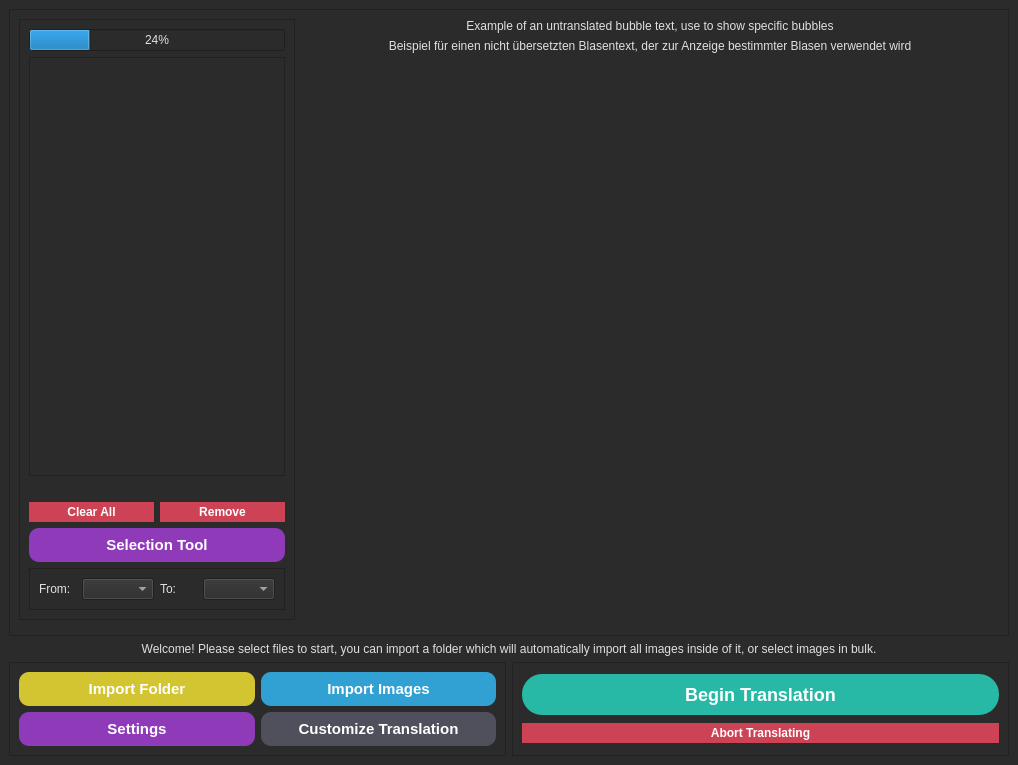
<?xml version="1.0" encoding="UTF-8"?>
<ui version="4.0">
 <class>MainWindow</class>
 <widget class="QMainWindow" name="MainWindow">
  <property name="geometry">
   <rect>
    <x>0</x>
    <y>0</y>
    <width>1018</width>
    <height>765</height>
   </rect>
  </property>
  <property name="windowTitle">
   <string>MainWindow</string>
  </property>
  <property name="styleSheet">
   <string notr="true">QMainWindow {

    background-color: #2b2b2b;

    color: #e0e0e0;

}


QMenuBar {

    background-color: #3b3b3b;

    color: #e0e0e0;

}


QMenuBar::item {

    spacing: 3px;

    padding: 2px 10px;

    background-color: #3b3b3b;

    color: #e0e0e0;

}


QMenuBar::item:selected {

    background-color: #4b4b4b;

}


QMenu {

    background-color: #3b3b3b;

    color: #e0e0e0;

    border: 1px solid #4b4b4b;

}


QMenu::item {

    background-color: #3b3b3b;

    color: #e0e0e0;

    padding: 5px 10px;

}


QMenu::item:selected {

    background-color: #4b4b4b;

}


QToolTip {

    background-color: #3b3b3b;

    color: #e0e0e0;

    border: 1px solid #4b4b4b;

}


QAbstractItemView {

    background-color: #3b3b3b;

    color: #e0e0e0;

    alternate-background-color: #4b4b4b;

    gridline-color: #4b4b4b;

}


QAbstractItemView::item {

    background-color: transparent;

    color: #e0e0e0;

    selection-background-color: #4b4b4b;

}


QAbstractItemView::item:selected {

    background-color: #4b4b4b;

    color: #e0e0e0;

}


QAbstractItemView::item:hover {

    background-color: #4b4b4b;

}


QAbstractItemView::item:selected:hover {

    background-color: #5b5b5b;

}


QAbstractItemView::item:pressed {

    background-color: #5b5b5b;

}


QAbstractItemView::section {

    background-color: #3b3b3b;

    color: #e0e0e0;

    border-top: 1px solid #4b4b4b;

}


QAbstractItemView::section:selected {

    background-color: #4b4b4b;

}


QAbstractItemView::section:selected:hover {

    background-color: #5b5b5b;

}


QAbstractItemView::section:selected:pressed {

    background-color: #5b5b5b;

}


QAbstractItemView::indicator {

    width: 16px;

    height: 16px;

}


QAbstractItemView::indicator:unchecked {

    image: url(:/images/checkbox-unchecked.png);

}


QAbstractItemView::indicator:checked {

    image: url(:/images/checkbox-checked.png);

}


QAbstractItemView::indicator:indeterminate {

    image: url(:/images/checkbox-indeterminate.png);

}


QAbstractItemView::indicator:hover {

    image: url(:/images/checkbox-unchecked-hover.png);

}


QAbstractItemView::indicator:checked:hover {

    image: url(:/images/checkbox-checked-hover.png);

}


QAbstractItemView::indicator:indeterminate:hover {

    image: url(:/images/checkbox-indeterminate-hover.png);

}


QAbstractItemView::indicator:pressed {

    image: url(:/images/checkbox-unchecked-pressed.png);

}


QAbstractItemView::indicator:checked:pressed {

    image: url(:/images/checkbox-checked-pressed.png);

}


QAbstractItemView::indicator:indeterminate:pressed {

    image: url(:/images/checkbox-indeterminate-pressed.png);

}


QAbstractItemView::sub</string>
  </property>
  <widget class="QWidget" name="centralwidget">
   <property name="styleSheet">
    <string notr="true">QWidget {
    background-color: #2b2b2b;
    color: #e0e0e0;
}


QWidget:disabled {
    color: #808080;
}

</string>
   </property>
   <layout class="QGridLayout" name="gridLayout">
    <item row="4" column="0">
     <widget class="QFrame" name="frame_2">
      <property name="frameShape">
       <enum>QFrame::StyledPanel</enum>
      </property>
      <property name="frameShadow">
       <enum>QFrame::Raised</enum>
      </property>
      <layout class="QGridLayout" name="gridLayout_2">
       <item row="0" column="1">
        <widget class="QPushButton" name="selectfolder">
         <property name="styleSheet">
          <string notr="true">QPushButton {
    background-color: #d3c431;
    border: none;
    color: white;
    padding: 8px 20px;
    text-align: center;
    text-decoration: none;
    font-size: 15px;
    font-weight: bold;
    border-radius: 10px;
    border-width: 2px;
    min-width: 8em;
    min-height: 1em;
}

QPushButton:hover {
    background-color: #7f35a4;
}

QPushButton:pressed {
    background-color: #401a52;
}

QPushButton:disabled {
    background-color: #73abba;
    color: #808080;
}</string>
         </property>
         <property name="text">
          <string>Import Folder</string>
         </property>
        </widget>
       </item>
       <item row="0" column="2">
        <widget class="QPushButton" name="selectimage">
         <property name="styleSheet">
          <string notr="true">QPushButton {
    background-color: #31a1d3;
    border: none;
    color: white;
    padding: 8px 20px;
    text-align: center;
    text-decoration: none;
    font-size: 15px;
    font-weight: bold;
    border-radius: 10px;
    border-width: 2px;
    min-width: 8em;
    min-height: 1em;
}

QPushButton:hover {
    background-color: #257aa0;
}

QPushButton:pressed {
    background-color: #19536d;
}

QPushButton:disabled {
    background-color: #73abba;
    color: #808080;
}</string>
         </property>
         <property name="text">
          <string>Import Images</string>
         </property>
        </widget>
       </item>
       <item row="1" column="1">
        <widget class="QPushButton" name="customization_button">
         <property name="styleSheet">
          <string notr="true">QPushButton {
    background-color: #8f3bb9;
    border: none;
    color: white;
    padding: 8px 20px;
    text-align: center;
    text-decoration: none;
    font-size: 15px;
    font-weight: bold;
    border-radius: 10px;
    border-width: 2px;
    min-width: 8em;
    min-height: 1em;
}

QPushButton:hover {
    background-color: #9292a8;
}

QPushButton:pressed {
    background-color: #dfddff;
}
</string>
         </property>
         <property name="text">
          <string>Settings</string>
         </property>
        </widget>
       </item>
       <item row="1" column="2">
        <widget class="QPushButton" name="pushButton">
         <property name="styleSheet">
          <string notr="true">QPushButton {
    background-color: #50505c;
    border: none;
    color: white;
    padding: 8px 20px;
    text-align: center;
    text-decoration: none;
    font-size: 15px;
    font-weight: bold;
    border-radius: 10px;
    border-width: 2px;
    min-width: 8em;
    min-height: 1em;
}

QPushButton:hover {
    background-color: #9292a8;
}

QPushButton:pressed {
    background-color: #dfddff;
}
</string>
         </property>
         <property name="text">
          <string>Customize Translation</string>
         </property>
        </widget>
       </item>
      </layout>
     </widget>
    </item>
    <item row="4" column="1">
     <widget class="QFrame" name="frame">
      <property name="frameShape">
       <enum>QFrame::StyledPanel</enum>
      </property>
      <property name="frameShadow">
       <enum>QFrame::Raised</enum>
      </property>
      <layout class="QGridLayout" name="gridLayout_3">
       <item row="2" column="0">
        <widget class="QPushButton" name="abrupt_exit">
         <property name="contextMenuPolicy">
          <enum>Qt::DefaultContextMenu</enum>
         </property>
         <property name="styleSheet">
          <string notr="true">QPushButton {
    background-color: #cd4254;
    border: none;
    color: white;
    padding: 3px 8px;
    text-align: center;
    text-decoration: none;
    font-size: 12px;
    font-weight: bold;
    border-radius: 12px;
    min-width: 5em;
    min-height: 1.5em;
}

QPushButton:hover {
    background-color: #a43543;
}

QPushButton:pressed {
    background-color: #67212a;
}
QPushButton:disabled {
	color: #e6a1aa;
}</string>
         </property>
         <property name="text">
          <string>Abort Translating</string>
         </property>
         <property name="autoRepeat">
          <bool>false</bool>
         </property>
        </widget>
       </item>
       <item row="1" column="0">
        <widget class="QPushButton" name="translateanddisplay">
         <property name="font">
          <font>
           <pointsize>-1</pointsize>
           <weight>75</weight>
           <bold>true</bold>
           <underline>false</underline>
           <strikeout>false</strikeout>
          </font>
         </property>
         <property name="autoFillBackground">
          <bool>false</bool>
         </property>
         <property name="styleSheet">
          <string notr="true">QPushButton {
    background-color: #28b8a6;
    border: none;
    color: white;
    padding: 10px 20px;
    text-align: center;
    text-decoration: none;
    font-size: 18px;
    font-weight: bold;
    border-radius: 20px;
    border-width: 2px;
    min-width: 8em;
    min-height: 1em;
}

QPushButton:hover {
    background-color: #35a452;
}

QPushButton:pressed {
    background-color: #216734;
}

QPushButton:disabled {
	color: #8ee1a4;
}</string>
         </property>
         <property name="text">
          <string>Begin Translation</string>
         </property>
         <property name="checkable">
          <bool>false</bool>
         </property>
         <property name="checked">
          <bool>false</bool>
         </property>
         <property name="autoDefault">
          <bool>false</bool>
         </property>
         <property name="default">
          <bool>false</bool>
         </property>
         <property name="flat">
          <bool>false</bool>
         </property>
        </widget>
       </item>
      </layout>
     </widget>
    </item>
    <item row="0" column="0" colspan="2">
     <widget class="QFrame" name="frame_5">
      <property name="frameShape">
       <enum>QFrame::StyledPanel</enum>
      </property>
      <property name="frameShadow">
       <enum>QFrame::Raised</enum>
      </property>
      <layout class="QGridLayout" name="gridLayout_5">
       <item row="0" column="1" colspan="3">
        <widget class="QLabel" name="original_bubble">
         <property name="frameShape">
          <enum>QFrame::NoFrame</enum>
         </property>
         <property name="frameShadow">
          <enum>QFrame::Plain</enum>
         </property>
         <property name="text">
          <string>Example of an untranslated bubble text, use to show specific bubbles</string>
         </property>
         <property name="textFormat">
          <enum>Qt::AutoText</enum>
         </property>
         <property name="scaledContents">
          <bool>true</bool>
         </property>
         <property name="alignment">
          <set>Qt::AlignCenter</set>
         </property>
         <property name="wordWrap">
          <bool>true</bool>
         </property>
         <property name="margin">
          <number>0</number>
         </property>
         <property name="indent">
          <number>-1</number>
         </property>
        </widget>
       </item>
       <item row="1" column="1" colspan="3">
        <widget class="QLabel" name="translated_bubble">
         <property name="layoutDirection">
          <enum>Qt::LeftToRight</enum>
         </property>
         <property name="text">
          <string>Beispiel für einen nicht übersetzten Blasentext, der zur Anzeige bestimmter Blasen verwendet wird</string>
         </property>
         <property name="alignment">
          <set>Qt::AlignCenter</set>
         </property>
        </widget>
       </item>
       <item row="0" column="0" rowspan="3">
        <widget class="QFrame" name="frame_4">
         <property name="frameShape">
          <enum>QFrame::StyledPanel</enum>
         </property>
         <property name="frameShadow">
          <enum>QFrame::Raised</enum>
         </property>
         <layout class="QGridLayout" name="gridLayout_4">
          <item row="0" column="1" colspan="2">
           <widget class="QProgressBar" name="progressBar">
            <property name="value">
             <number>24</number>
            </property>
           </widget>
          </item>
          <item row="5" column="1">
           <widget class="QPushButton" name="clear_all_button">
            <property name="styleSheet">
             <string notr="true">QPushButton {
    background-color: #cd4254;
    border: none;
    color: white;
    padding: 3px 8px;
    text-align: center;
    text-decoration: none;
    font-size: 12px;
    font-weight: bold;
    border-radius: 12px;
    min-width: 5em;
    min-height: 1.5em;
}

QPushButton:hover {
    background-color: #a43543;
}

QPushButton:pressed {
    background-color: #67212a;
}
QPushButton:disabled {
	color: #e6a1aa;
}</string>
            </property>
            <property name="text">
             <string>Clear All</string>
            </property>
           </widget>
          </item>
          <item row="5" column="2">
           <widget class="QPushButton" name="remove_button_UI">
            <property name="styleSheet">
             <string notr="true">QPushButton {
    background-color: #cd4254;
    border: none;
    color: white;
    padding: 3px 8px;
    text-align: center;
    text-decoration: none;
    font-size: 12px;
    font-weight: bold;
    border-radius: 12px;
    min-width: 5em;
    min-height: 1.5em;
}

QPushButton:hover {
    background-color: #a43543;
}

QPushButton:pressed {
    background-color: #67212a;
}
QPushButton:disabled {
	color: #e6a1aa;
}</string>
            </property>
            <property name="text">
             <string>Remove</string>
            </property>
           </widget>
          </item>
          <item row="7" column="1" colspan="2">
           <widget class="QPushButton" name="selection_mode_UI">
            <property name="styleSheet">
             <string notr="true">QPushButton {
    background-color: #8f3bb9;
    border: none;
    color: white;
    padding: 8px 20px;
    text-align: center;
    text-decoration: none;
    font-size: 15px;
    font-weight: bold;
    border-radius: 10px;
    border-width: 2px;
    min-width: 8em;
    min-height: 1em;
}

QPushButton:hover {
    background-color: #9292a8;
}

QPushButton:pressed {
    background-color: #dfddff;
}
</string>
            </property>
            <property name="text">
             <string>Selection Tool</string>
            </property>
           </widget>
          </item>
          <item row="2" column="1" colspan="2">
           <widget class="QTreeView" name="selection_tree_UI">
            <property name="styleSheet">
             <string notr="true">QTreeView::item[done=&quot;true&quot;] {
    background-color: lightgreen;
    color: darkgreen;
}

QTreeView::item[done=&quot;true&quot;]:hover {
    background-color: lightblue;
}

QTreeView::item[done=&quot;true&quot;]:selected {
    background-color: lightgray;
}


QScrollBar {
  background: #1B1C1E; 
  border-radius: 5px;  
}

QScrollBar::handle {
  background: qlineargradient(spread:pad, x1:0, y1:0, x2:0, y2:1, stop:0.5 #8f3bb9, stop:1 #31a1d3);  
  border-radius: 4px;
  opacity: 0.8;
  width: 10px;  
}

/* Hide arrows */
QScrollBar::add-line {
  width: 0px;
  height: 0px;
  margin: 0px;
}

QScrollBar::sub-line {
  width: 0px;
  height: 0px;
  margin: 0px;
}
</string>
            </property>
           </widget>
          </item>
          <item row="3" column="1" colspan="2">
           <widget class="QLabel" name="selected_name">
            <property name="styleSheet">
             <string notr="true"/>
            </property>
            <property name="text">
             <string/>
            </property>
            <property name="alignment">
             <set>Qt::AlignCenter</set>
            </property>
            <property name="wordWrap">
             <bool>true</bool>
            </property>
           </widget>
          </item>
          <item row="9" column="1" colspan="2">
           <widget class="QFrame" name="frame_3">
            <property name="frameShape">
             <enum>QFrame::StyledPanel</enum>
            </property>
            <property name="frameShadow">
             <enum>QFrame::Raised</enum>
            </property>
            <layout class="QHBoxLayout" name="horizontalLayout">
             <item>
              <widget class="QLabel" name="label_4">
               <property name="text">
                <string>From:</string>
               </property>
              </widget>
             </item>
             <item>
              <widget class="QComboBox" name="comboBoxLanguageFrom"/>
             </item>
             <item>
              <widget class="QLabel" name="label_5">
               <property name="text">
                <string>To:</string>
               </property>
              </widget>
             </item>
             <item>
              <widget class="QComboBox" name="comboBoxLanguageTo"/>
             </item>
            </layout>
           </widget>
          </item>
         </layout>
        </widget>
       </item>
       <item row="3" column="3">
        <widget class="QFrame" name="frame_6">
         <property name="frameShape">
          <enum>QFrame::StyledPanel</enum>
         </property>
         <property name="frameShadow">
          <enum>QFrame::Raised</enum>
         </property>
        </widget>
       </item>
       <item row="2" column="1">
        <widget class="MyGraphicsView" name="GVoriginal">
         <property name="cursor" stdset="0">
          <cursorShape>ArrowCursor</cursorShape>
         </property>
         <property name="mouseTracking">
          <bool>false</bool>
         </property>
         <property name="styleSheet">
          <string notr="true">QGraphicsView {
  background-color: #2b2b2b;  
  color: #d3d3d3;  
  border-radius: 8px;
}

QScrollBar {
  background: #1B1C1E; 
  border-radius: 5px;  
}

QScrollBar::handle {
  background: qlineargradient(spread:pad, x1:0, y1:0, x2:0, y2:1, stop:0.5 #8f3bb9, stop:1 #31a1d3);  
  border-radius: 4px;
  opacity: 0.8;
  width: 10px;  
}

/* Hide arrows */
QScrollBar::add-line {
  width: 0px;
  height: 0px;
  margin: 0px;
}

QScrollBar::sub-line {
  width: 0px;
  height: 0px;
  margin: 0px;
}
</string>
         </property>
         <property name="verticalScrollBarPolicy">
          <enum>Qt::ScrollBarAlwaysOff</enum>
         </property>
         <property name="sizeAdjustPolicy">
          <enum>QAbstractScrollArea::AdjustIgnored</enum>
         </property>
        </widget>
       </item>
       <item row="2" column="3">
        <widget class="MyGraphicsView" name="GVtranslated">
         <property name="styleSheet">
          <string notr="true">QGraphicsView {
  background-color: #2b2b2b;  
  color: #d3d3d3;  
  border-radius: 8px;
}

QScrollBar {
  background: #1B1C1E; 
  border-radius: 5px;  
}

QScrollBar::handle {
  background: qlineargradient(spread:pad, x1:0, y1:0, x2:0, y2:1, stop:0.5 #8f3bb9, stop:1 #31a1d3);  
  border-radius: 4px;
  opacity: 0.8;
  width: 10px;  
}

/* Hide arrows */
QScrollBar::add-line {
  width: 0px;
  height: 0px;
  margin: 0px;
}

QScrollBar::sub-line {
  width: 0px;
  height: 0px;
  margin: 0px;
}
</string>
         </property>
         <property name="verticalScrollBarPolicy">
          <enum>Qt::ScrollBarAlwaysOff</enum>
         </property>
         <property name="sizeAdjustPolicy">
          <enum>QAbstractScrollArea::AdjustIgnored</enum>
         </property>
        </widget>
       </item>
      </layout>
     </widget>
    </item>
    <item row="1" column="0" colspan="2">
     <widget class="QLabel" name="information">
      <property name="cursor">
       <cursorShape>ArrowCursor</cursorShape>
      </property>
      <property name="text">
       <string>Welcome! Please select files to start, you can import a folder which will automatically import all images inside of it, or select images in bulk.</string>
      </property>
      <property name="alignment">
       <set>Qt::AlignCenter</set>
      </property>
     </widget>
    </item>
   </layout>
  </widget>
 </widget>
 <customwidgets>
  <customwidget>
   <class>MyGraphicsView</class>
   <extends>QGraphicsView</extends>
   <header location="global">mygraphicsview.h</header>
   <slots>
    <slot>ChangeScene()</slot>
   </slots>
  </customwidget>
 </customwidgets>
 <resources/>
 <connections/>
</ui>
